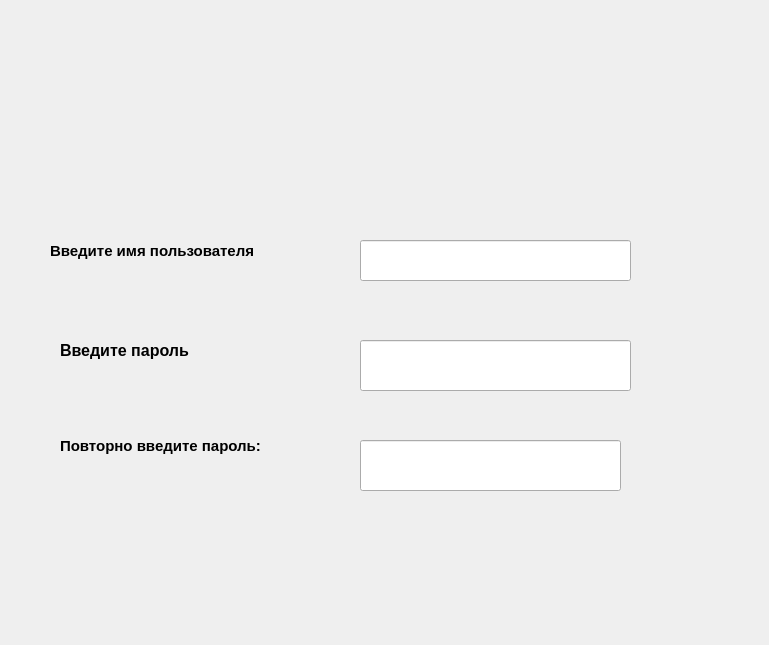
<?xml version="1.0" encoding="UTF-8"?>
<ui version="4.0">
 <class>Dialog</class>
 <widget class="QDialog" name="Dialog">
  <property name="geometry">
   <rect>
    <x>0</x>
    <y>0</y>
    <width>769</width>
    <height>645</height>
   </rect>
  </property>
  <property name="windowTitle">
   <string>Dialog</string>
  </property>
  <widget class="QLabel" name="label">
   <property name="geometry">
    <rect>
     <x>50</x>
     <y>210</y>
     <width>251</width>
     <height>81</height>
    </rect>
   </property>
   <property name="font">
    <font>
     <pointsize>11</pointsize>
     <bold>true</bold>
    </font>
   </property>
   <property name="text">
    <string>Введите имя пользователя</string>
   </property>
  </widget>
  <widget class="QLabel" name="label_2">
   <property name="geometry">
    <rect>
     <x>60</x>
     <y>320</y>
     <width>181</width>
     <height>61</height>
    </rect>
   </property>
   <property name="font">
    <font>
     <pointsize>12</pointsize>
     <bold>true</bold>
    </font>
   </property>
   <property name="text">
    <string>Введите пароль</string>
   </property>
  </widget>
  <widget class="QLabel" name="label_3">
   <property name="geometry">
    <rect>
     <x>60</x>
     <y>420</y>
     <width>261</width>
     <height>51</height>
    </rect>
   </property>
   <property name="font">
    <font>
     <pointsize>11</pointsize>
     <bold>true</bold>
    </font>
   </property>
   <property name="text">
    <string>Повторно введите пароль:</string>
   </property>
  </widget>
  <widget class="QLineEdit" name="lineEdit">
   <property name="geometry">
    <rect>
     <x>360</x>
     <y>340</y>
     <width>271</width>
     <height>51</height>
    </rect>
   </property>
  </widget>
  <widget class="QLineEdit" name="lineEdit_2">
   <property name="geometry">
    <rect>
     <x>360</x>
     <y>440</y>
     <width>261</width>
     <height>51</height>
    </rect>
   </property>
  </widget>
  <widget class="QLineEdit" name="lineEdit_3">
   <property name="geometry">
    <rect>
     <x>360</x>
     <y>240</y>
     <width>271</width>
     <height>41</height>
    </rect>
   </property>
  </widget>
 </widget>
 <resources/>
 <connections/>
</ui>
